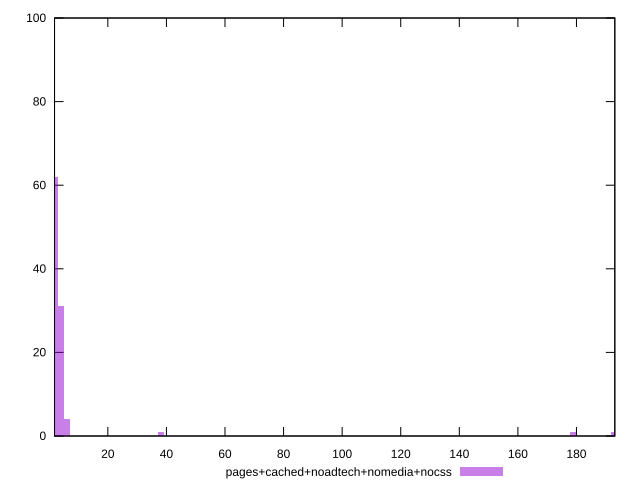

Here is the gnuplot script that generated this plot:
reset

$pagesCachedNoadtechNomediaNocss <<EOF
192.73022933982293 1
178.67698345046085 1
6.0228196668694665 4
2.0076065556231555 62
4.015213111246311 31
38.144524556839954 1
EOF

set key outside below
set boxwidth 2.0076065556231555
set xrange [1.799:193.0959999999999]
set yrange [0:100]
set trange [0:100]
set style fill transparent solid 0.5 noborder
set terminal svg size 640, 490 enhanced background rgb 'white'
set output "report_00019_2021-02-10T18-14-37.922Z//server-response-time/comparison/histogram/4_vs_5.svg"

plot $pagesCachedNoadtechNomediaNocss title "pages+cached+noadtech+nomedia+nocss" with boxes

reset
